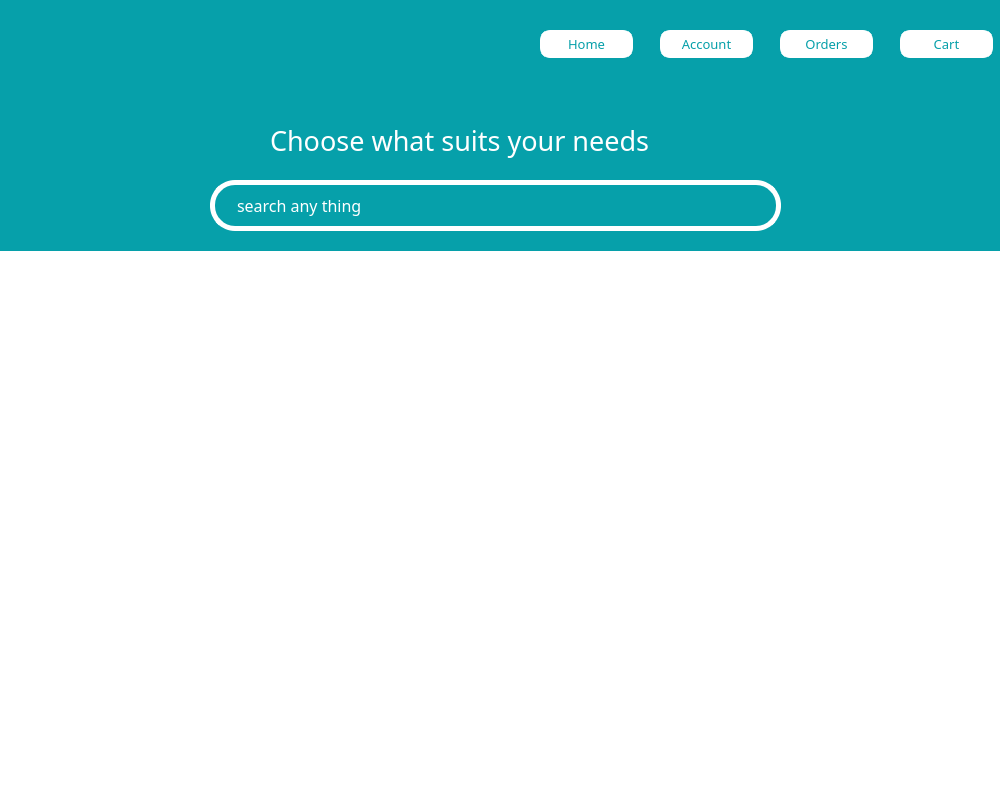
<?xml version="1.0" encoding="UTF-8"?>
<ui version="4.0">
 <class>home_window</class>
 <widget class="QDialog" name="home_window">
  <property name="geometry">
   <rect>
    <x>0</x>
    <y>0</y>
    <width>1000</width>
    <height>800</height>
   </rect>
  </property>
  <property name="minimumSize">
   <size>
    <width>1000</width>
    <height>800</height>
   </size>
  </property>
  <property name="maximumSize">
   <size>
    <width>1000</width>
    <height>800</height>
   </size>
  </property>
  <property name="font">
   <font>
    <family>Sans Serif Collection</family>
   </font>
  </property>
  <property name="windowTitle">
   <string>B3B3 - Home</string>
  </property>
  <property name="windowIcon">
   <iconset>
    <normaloff>../../../../pyqt5/MATELRIAL/IMG/Logo.jpg</normaloff>../../../../pyqt5/MATELRIAL/IMG/Logo.jpg</iconset>
  </property>
  <property name="styleSheet">
   <string notr="true">background-color: rgb(255, 255, 255);</string>
  </property>
  <widget class="QLabel" name="home_categories_label">
   <property name="geometry">
    <rect>
     <x>520</x>
     <y>350</y>
     <width>341</width>
     <height>321</height>
    </rect>
   </property>
   <property name="styleSheet">
    <string notr="true">background-image: url(:/newPrefix/Users/abdo mohsen/Pictures/Saved Pictures/980848.jpg);</string>
   </property>
   <property name="text">
    <string/>
   </property>
   <property name="pixmap">
    <pixmap>../../../../pyqt5/MATELRIAL/IMG/CATEGORY.jpg</pixmap>
   </property>
   <property name="scaledContents">
    <bool>true</bool>
   </property>
  </widget>
  <widget class="QLabel" name="home_home_label">
   <property name="geometry">
    <rect>
     <x>160</x>
     <y>390</y>
     <width>311</width>
     <height>101</height>
    </rect>
   </property>
   <property name="styleSheet">
    <string notr="true">background-image: url(:/newPrefix/Users/abdo mohsen/Pictures/download.png);</string>
   </property>
   <property name="text">
    <string/>
   </property>
   <property name="pixmap">
    <pixmap>../../../../pyqt5/MATELRIAL/IMG/home.jpg</pixmap>
   </property>
   <property name="scaledContents">
    <bool>true</bool>
   </property>
  </widget>
  <widget class="QLabel" name="home_order_label">
   <property name="geometry">
    <rect>
     <x>160</x>
     <y>520</y>
     <width>311</width>
     <height>101</height>
    </rect>
   </property>
   <property name="styleSheet">
    <string notr="true">background-image: url(:/newPrefix/Users/abdo mohsen/Pictures/download.png);</string>
   </property>
   <property name="text">
    <string/>
   </property>
   <property name="pixmap">
    <pixmap>../../../../pyqt5/MATELRIAL/IMG/order.jpg</pixmap>
   </property>
   <property name="scaledContents">
    <bool>true</bool>
   </property>
  </widget>
  <widget class="QFrame" name="frame">
   <property name="geometry">
    <rect>
     <x>0</x>
     <y>0</y>
     <width>1111</width>
     <height>251</height>
    </rect>
   </property>
   <property name="frameShape">
    <enum>QFrame::StyledPanel</enum>
   </property>
   <property name="frameShadow">
    <enum>QFrame::Raised</enum>
   </property>
   <widget class="QPushButton" name="category1_account_pushButton">
    <property name="geometry">
     <rect>
      <x>660</x>
      <y>30</y>
      <width>93</width>
      <height>28</height>
     </rect>
    </property>
    <property name="font">
     <font>
      <family>Sans Serif Collection</family>
      <pointsize>10</pointsize>
     </font>
    </property>
    <property name="styleSheet">
     <string notr="true">border: 5px solid white;
background-color: rgb(255, 255, 255);
color: rgb(5, 159, 169);
border-radius:10px;
</string>
    </property>
    <property name="text">
     <string>Account</string>
    </property>
    <property name="icon">
     <iconset>
      <normaloff>../../../../pyqt5/MATELRIAL/IMG/icons8-male-user-24.png</normaloff>../../../../pyqt5/MATELRIAL/IMG/icons8-male-user-24.png</iconset>
    </property>
    <property name="iconSize">
     <size>
      <width>20</width>
      <height>20</height>
     </size>
    </property>
   </widget>
   <widget class="QLabel" name="category1_b3b3Logo_label">
    <property name="geometry">
     <rect>
      <x>30</x>
      <y>10</y>
      <width>80</width>
      <height>80</height>
     </rect>
    </property>
    <property name="styleSheet">
     <string notr="true">background-color: transparent;</string>
    </property>
    <property name="text">
     <string/>
    </property>
    <property name="pixmap">
     <pixmap>../../../../pyqt5/MATELRIAL/IMG/Logo.jpg</pixmap>
    </property>
    <property name="scaledContents">
     <bool>true</bool>
    </property>
   </widget>
   <widget class="QLabel" name="category1_background_label">
    <property name="geometry">
     <rect>
      <x>-10</x>
      <y>0</y>
      <width>1121</width>
      <height>251</height>
     </rect>
    </property>
    <property name="styleSheet">
     <string notr="true">background-color:rgb(6, 160, 170);</string>
    </property>
    <property name="text">
     <string/>
    </property>
   </widget>
   <widget class="QPushButton" name="category1_home_pushButton">
    <property name="geometry">
     <rect>
      <x>540</x>
      <y>30</y>
      <width>93</width>
      <height>28</height>
     </rect>
    </property>
    <property name="font">
     <font>
      <family>Sans Serif Collection</family>
      <pointsize>10</pointsize>
     </font>
    </property>
    <property name="cursor">
     <cursorShape>PointingHandCursor</cursorShape>
    </property>
    <property name="styleSheet">
     <string notr="true">border: 5px solid white;
background-color: rgb(255, 255, 255);
color: rgb(5, 159, 169);
border-radius:10px;
</string>
    </property>
    <property name="text">
     <string>Home</string>
    </property>
    <property name="icon">
     <iconset>
      <normaloff>../../../../pyqt5/MATELRIAL/IMG/icons8-home-1000.png</normaloff>../../../../pyqt5/MATELRIAL/IMG/icons8-home-1000.png</iconset>
    </property>
    <property name="iconSize">
     <size>
      <width>20</width>
      <height>20</height>
     </size>
    </property>
   </widget>
   <widget class="QPushButton" name="category1_orders_pushButton">
    <property name="geometry">
     <rect>
      <x>780</x>
      <y>30</y>
      <width>93</width>
      <height>28</height>
     </rect>
    </property>
    <property name="font">
     <font>
      <family>Sans Serif Collection</family>
      <pointsize>10</pointsize>
     </font>
    </property>
    <property name="styleSheet">
     <string notr="true">border: 5px solid white;
background-color: rgb(255, 255, 255);
color: rgb(5, 159, 169);
border-radius:10px;
</string>
    </property>
    <property name="text">
     <string>Orders</string>
    </property>
    <property name="icon">
     <iconset>
      <normaloff>../../../../pyqt5/MATELRIAL/IMG/orders.jpg</normaloff>../../../../pyqt5/MATELRIAL/IMG/orders.jpg</iconset>
    </property>
    <property name="iconSize">
     <size>
      <width>30</width>
      <height>30</height>
     </size>
    </property>
   </widget>
   <widget class="QPushButton" name="category1_cart_pushButton">
    <property name="geometry">
     <rect>
      <x>900</x>
      <y>30</y>
      <width>93</width>
      <height>28</height>
     </rect>
    </property>
    <property name="font">
     <font>
      <family>Sans Serif Collection</family>
      <pointsize>10</pointsize>
     </font>
    </property>
    <property name="styleSheet">
     <string notr="true">border: 5px solid white;
background-color: rgb(255, 255, 255);
color: rgb(5, 159, 169);
border-radius:10px;
</string>
    </property>
    <property name="text">
     <string>Cart</string>
    </property>
    <property name="icon">
     <iconset>
      <normaloff>../../../../pyqt5/MATELRIAL/IMG/icons8-cart-48.png</normaloff>../../../../pyqt5/MATELRIAL/IMG/icons8-cart-48.png</iconset>
    </property>
    <property name="iconSize">
     <size>
      <width>30</width>
      <height>30</height>
     </size>
    </property>
   </widget>
   <widget class="QLabel" name="home_search_text_label">
    <property name="geometry">
     <rect>
      <x>270</x>
      <y>120</y>
      <width>461</width>
      <height>41</height>
     </rect>
    </property>
    <property name="font">
     <font>
      <family>Sans Serif Collection</family>
      <pointsize>20</pointsize>
     </font>
    </property>
    <property name="styleSheet">
     <string notr="true">background-color:transparent;
color:white;</string>
    </property>
    <property name="text">
     <string>Choose what suits your needs</string>
    </property>
   </widget>
   <zorder>category1_background_label</zorder>
   <zorder>category1_account_pushButton</zorder>
   <zorder>category1_b3b3Logo_label</zorder>
   <zorder>category1_home_pushButton</zorder>
   <zorder>category1_orders_pushButton</zorder>
   <zorder>category1_cart_pushButton</zorder>
   <zorder>home_search_text_label</zorder>
  </widget>
  <widget class="QLineEdit" name="home_search_lineEdit">
   <property name="geometry">
    <rect>
     <x>210</x>
     <y>180</y>
     <width>571</width>
     <height>51</height>
    </rect>
   </property>
   <property name="font">
    <font>
     <family>Sans Serif Collection</family>
     <pointsize>12</pointsize>
    </font>
   </property>
   <property name="styleSheet">
    <string notr="true">background-color:transparent;
border: 5px solid white;
color:white;
border-radius:25px;
padding-left:20px;</string>
   </property>
   <property name="text">
    <string>search any thing</string>
   </property>
   <property name="echoMode">
    <enum>QLineEdit::Normal</enum>
   </property>
   <property name="dragEnabled">
    <bool>false</bool>
   </property>
  </widget>
 </widget>
 <resources>
  <include location="../../../../pyqt5/img.qrc"/>
  <include location="../../../../pyqt5/img.qrc"/>
 </resources>
 <connections/>
</ui>
